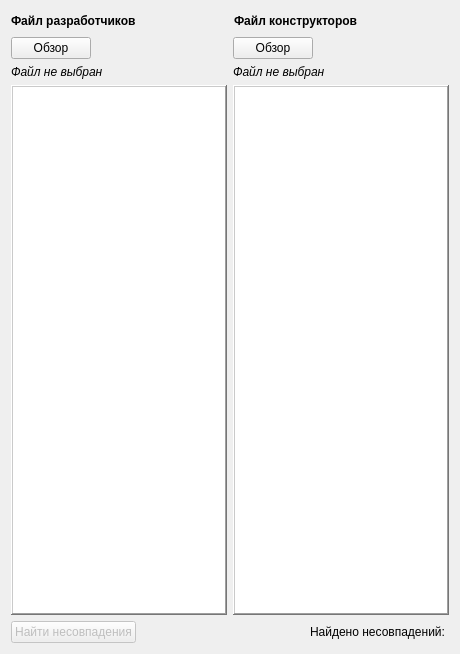
<?xml version="1.0" encoding="UTF-8"?>
<ui version="4.0">
 <class>Form</class>
 <widget class="QWidget" name="Form">
  <property name="geometry">
   <rect>
    <x>0</x>
    <y>0</y>
    <width>460</width>
    <height>654</height>
   </rect>
  </property>
  <property name="minimumSize">
   <size>
    <width>460</width>
    <height>654</height>
   </size>
  </property>
  <property name="windowTitle">
   <string>Анализ таблиц цепей</string>
  </property>
  <property name="windowIcon">
   <iconset>
    <normaloff>icons/icon.png</normaloff>icons/icon.png</iconset>
  </property>
  <layout class="QGridLayout" name="gridLayout">
   <item row="0" column="0">
    <layout class="QHBoxLayout" name="horizontalLayout">
     <item>
      <widget class="QLabel" name="label">
       <property name="font">
        <font>
         <weight>75</weight>
         <bold>true</bold>
         <underline>false</underline>
        </font>
       </property>
       <property name="text">
        <string>Файл разработчиков</string>
       </property>
      </widget>
     </item>
     <item>
      <spacer name="horizontalSpacer">
       <property name="orientation">
        <enum>Qt::Horizontal</enum>
       </property>
       <property name="sizeHint" stdset="0">
        <size>
         <width>40</width>
         <height>20</height>
        </size>
       </property>
      </spacer>
     </item>
     <item>
      <widget class="QLabel" name="label_2">
       <property name="font">
        <font>
         <weight>75</weight>
         <bold>true</bold>
        </font>
       </property>
       <property name="text">
        <string>Файл конструкторов</string>
       </property>
      </widget>
     </item>
     <item>
      <spacer name="horizontalSpacer_4">
       <property name="orientation">
        <enum>Qt::Horizontal</enum>
       </property>
       <property name="sizeHint" stdset="0">
        <size>
         <width>40</width>
         <height>20</height>
        </size>
       </property>
      </spacer>
     </item>
    </layout>
   </item>
   <item row="1" column="0">
    <layout class="QHBoxLayout" name="horizontalLayout_2">
     <item>
      <widget class="QPushButton" name="open_developers_file_button">
       <property name="text">
        <string>Обзор</string>
       </property>
      </widget>
     </item>
     <item>
      <spacer name="horizontalSpacer_2">
       <property name="orientation">
        <enum>Qt::Horizontal</enum>
       </property>
       <property name="sizeHint" stdset="0">
        <size>
         <width>40</width>
         <height>20</height>
        </size>
       </property>
      </spacer>
     </item>
     <item>
      <widget class="QPushButton" name="open_constructors_file_button">
       <property name="text">
        <string>Обзор</string>
       </property>
      </widget>
     </item>
     <item>
      <spacer name="horizontalSpacer_3">
       <property name="orientation">
        <enum>Qt::Horizontal</enum>
       </property>
       <property name="sizeHint" stdset="0">
        <size>
         <width>40</width>
         <height>20</height>
        </size>
       </property>
      </spacer>
     </item>
    </layout>
   </item>
   <item row="2" column="0">
    <layout class="QHBoxLayout" name="horizontalLayout_5">
     <item>
      <widget class="QLabel" name="delevelopers_file_name_label">
       <property name="font">
        <font>
         <italic>true</italic>
        </font>
       </property>
       <property name="text">
        <string>Файл не выбран</string>
       </property>
      </widget>
     </item>
     <item>
      <widget class="QLabel" name="constructors_file_name_label">
       <property name="font">
        <font>
         <italic>true</italic>
        </font>
       </property>
       <property name="text">
        <string>Файл не выбран</string>
       </property>
      </widget>
     </item>
    </layout>
   </item>
   <item row="3" column="0">
    <layout class="QHBoxLayout" name="horizontalLayout_3">
     <item>
      <widget class="QListWidget" name="developers_list_widget">
       <property name="frameShape">
        <enum>QFrame::WinPanel</enum>
       </property>
       <property name="frameShadow">
        <enum>QFrame::Raised</enum>
       </property>
       <property name="lineWidth">
        <number>1</number>
       </property>
       <property name="showDropIndicator" stdset="0">
        <bool>false</bool>
       </property>
       <property name="selectionMode">
        <enum>QAbstractItemView::NoSelection</enum>
       </property>
      </widget>
     </item>
     <item>
      <widget class="QListWidget" name="constructors_list_widget">
       <property name="frameShape">
        <enum>QFrame::WinPanel</enum>
       </property>
       <property name="frameShadow">
        <enum>QFrame::Raised</enum>
       </property>
       <property name="lineWidth">
        <number>1</number>
       </property>
       <property name="selectionMode">
        <enum>QAbstractItemView::NoSelection</enum>
       </property>
      </widget>
     </item>
    </layout>
   </item>
   <item row="4" column="0">
    <layout class="QVBoxLayout" name="verticalLayout">
     <item>
      <layout class="QHBoxLayout" name="horizontalLayout_4">
       <item>
        <widget class="QPushButton" name="comparison_button">
         <property name="enabled">
          <bool>false</bool>
         </property>
         <property name="text">
          <string>Найти несовпадения</string>
         </property>
         <property name="flat">
          <bool>false</bool>
         </property>
        </widget>
       </item>
       <item>
        <spacer name="horizontalSpacer_5">
         <property name="orientation">
          <enum>Qt::Horizontal</enum>
         </property>
         <property name="sizeHint" stdset="0">
          <size>
           <width>40</width>
           <height>20</height>
          </size>
         </property>
        </spacer>
       </item>
       <item>
        <widget class="QLabel" name="result_label">
         <property name="enabled">
          <bool>true</bool>
         </property>
         <property name="text">
          <string>Найдено несовпадений: </string>
         </property>
        </widget>
       </item>
      </layout>
     </item>
    </layout>
   </item>
  </layout>
 </widget>
 <resources/>
 <connections/>
</ui>
